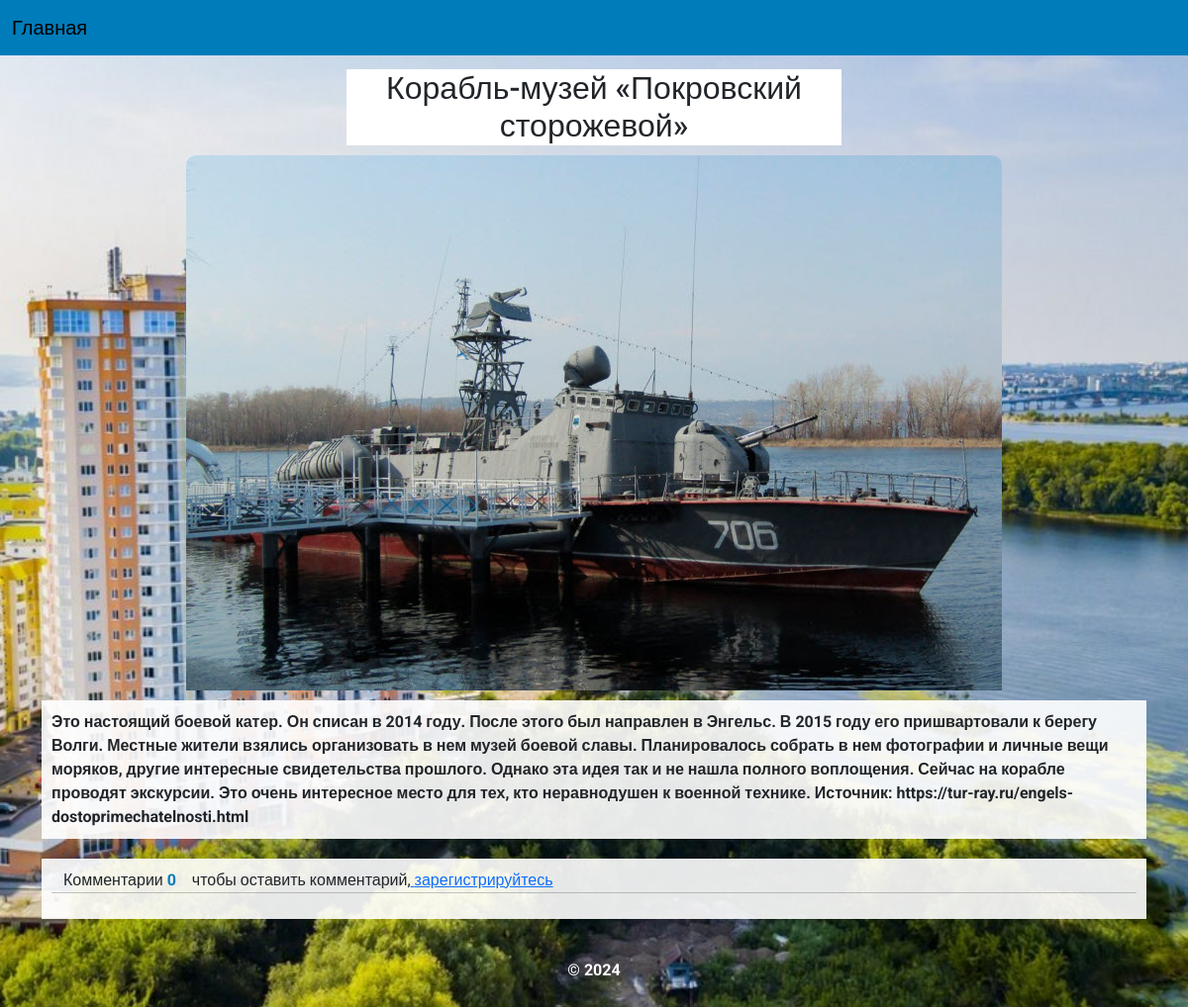
Screenshot of /show_post/3/ with the database file from the repository.
### city/models.py (models this page shows)
class Posts(models.Model):
    title = models.CharField(max_length=100)
    body = models.TextField()
    image = models.ImageField(upload_to='city/images/')
    views = models.IntegerField()

### city/views.py (the view)
# urls.py: path('show_post/<int:id>/', views.show_post, name='show_post'),
def show_post(request, id):
    post = get_object_or_404(Posts, id=id)
    post.views += 1
    post.save(update_fields=['views'])
    return render(request, 'city/show_post.html', {'post': post})

### city/templates/city/show_post.html (shortened to what this page needs)
{% extends 'city/base.html' %}
{% load static %}
{% block content %}
<div class="container">
    <div class="row">
        <div class="col-sm-12">
            <h2 class="title_show">{{post.title}}</h2>
            <div class="img">
                <img class="img_show img_w" src="{{ post.image.url }}" alt="">
            </div>
            <div class="body bold">
                {{post.body}}
            </div>
        </div>
    </div>
    <div class="row body">
        <div class="col">Комментарии <b style="color:#007cba;">0</b>
             чтобы оставить комментарий,<a href="#"> зарегистрируйтесь</a>
        </div>
        <hr>
    </div>
</div>
{% endblock %}

### city/static/city/css/style.css (style rules this page uses)
:root { --nav-item-green: green; --bg-fon-navbar: #007cba; --light-color: #fff; --dropdown-item: #007cba; --dropdown-item-hover: #007cba; --text-color: #4c4c4c; --bs-link-color: #007cba; --bs-link-hover-color: #007cba; --bs-pagination-active-bg: #007cba; --bs-pagination-active-bg: #007cba; --bs-pagination-active-border-color: #007cba; --bs-pagination-active-bg: #007cba; --bs-pagination-active-border-color: #007cba; }
body { font-family: "Roboto", sans-serif; background-image: url("../img/Engels_46.jpg"); background-repeat: no-repeat; background-position: center center; background-attachment: fixed; background-size: cover; min-width: 320px; margin: 0; padding: 0; box-sizing: border-box; }
html, body { height: 100%; }
.title_show { margin: 30px auto 10px; background: #fff; max-width: 500px; text-align: center; }
.body { margin: 10px auto; background-color: rgba(255, 255, 255, 0.9); padding: 10px; }
.bold { font-weight: bold; }
.img_show { border-top-left-radius: 10px; border-top-right-radius: 10px; background-size: cover; background-position: center center; }
.img { text-align: center; }

### rows the page displays
Posts: title "Корабль-музей «Покровский сторожевой»", image (picture), body "Это настоящий боевой катер. Он списан в 2014 году. После этого был направлен в Энгельс. В 2015 году его пришвартовали к берегу Волги. Местные жители взялись организовать в нем музей боевой славы. Планировалось собрать в нем фотографии и личные вещи моряков, другие интересные свидетельства прошлого. Однако эта идея так и не нашла полного воплощения. Сейчас на корабле проводят экскурсии. Это очень интересное место для тех, кто неравнодушен к военной технике. Источник: https://tur-ray.ru/engels-dostoprimechatelnosti.html"
